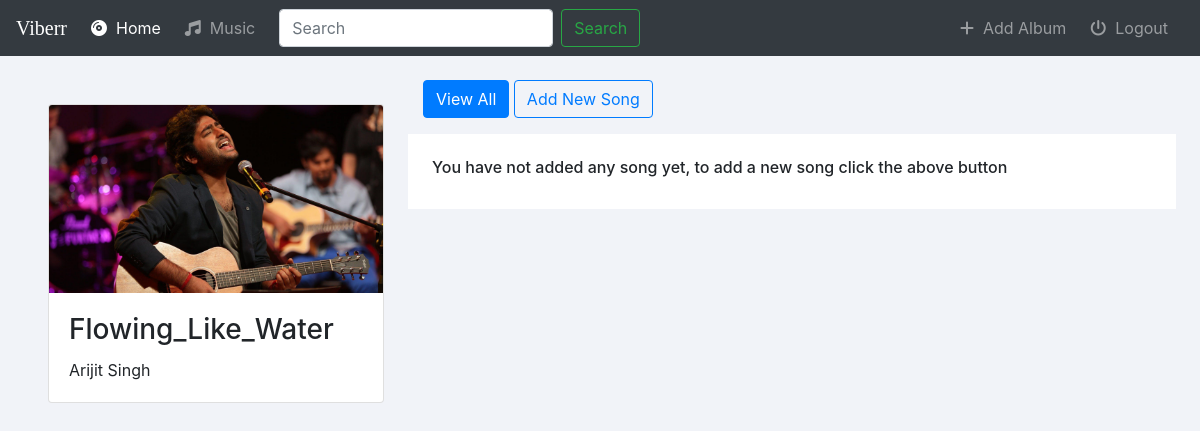
The page /music/4/ on the database as committed earlier.
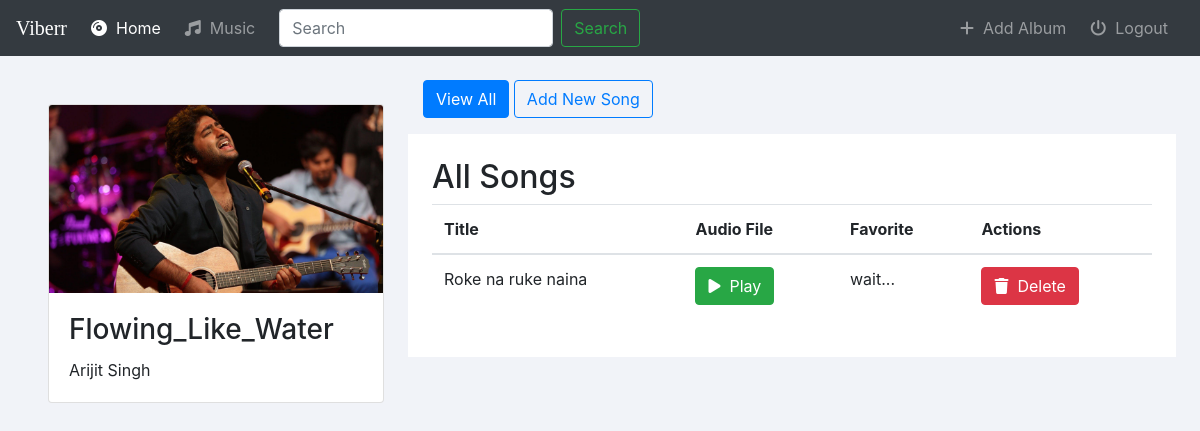
The same page on the database as committed later.
### music/models.py (models this page shows, shortened)
class Song(models.Model):
    album = models.ForeignKey(Album, on_delete=models.CASCADE)
    audio_file = models.FileField(upload_to='music/songs',default='')
    song_title = models.CharField(max_length=250)
    is_favorite = models.BooleanField(default=False)

### music/views.py (the view)
# urls.py: path('<int:pk>/', views.detail, name="detail"),
def detail(request,pk):
    album = Album.objects.filter(id=pk)
    return render(request,'music/detail.html',{'album':album[0]})

### music/templates/music/detail.html (shortened to what this page needs)
{% extends 'music/basic.html' %}
{% block body %}
<div class="row m-4">
    <div class="col-md-4 p-4">
        <div class="card">
            <img class="card-img-top" src="{{album.album_logo.url}}" alt="Card image cap">
            <div class="card-body">
                <h3 class="card-title">{{ album.album_title }}</h3>
                <p class="card-text">{{album.artist}}</p>
            </div>
        </div>
    </div>
    <div class="col-md-8">
        <a href="{% url 'music:detail' album.id %}" class="btn btn-primary">View All</a>
        <a href="{% url 'music:add-song' album.id%}" class="btn btn-outline-primary">Add New Song</a>
        {% if album.song_set.count %}
        <div class="row bg-white p-4 mt-3">
            <h2>All Songs</h2>
            <table class="table">
                <thead>
                    <tr>
                        <th scope="col">Title</th>
                        <th scope="col">Audio File</th>
                        <th scope="col">Favorite</th>
                        <th scope="col">Actions</th>
                    </tr>
                </thead>
                <tbody>
                    {% for song in album.song_set.all %}
                    <tr>
                        <td>{{song.song_title}}</td>
                        <td scope="col"><button class="btn btn-success"><i class="fas fa-play"></i>&nbsp; Play</button></td>
                        <td scope="col">wait...</td>
                        <td scope="col"><button class="btn btn-danger"><i class="fas fa-trash"></i>&nbsp; Delete</button></td>
                    </tr>
                    {% endfor %}
                </tbody>
            </table>
        </div>
        {% else %}
        <div class="row bg-white p-4 mt-3">
            <h6>You have not added any song yet, to add a new song click the above button</h6>
        </div>
        {% endif %}
    </div>
</div>
{% endblock %}

Rows that differ between the two databases and show on the page:
added Song: song_title "Roke na ruke naina"
Other text that changed with them:
text no longer shown: "You have not added any song yet, to add a new song click the above button"
text now shown: "All Songs Title Audio File Favorite Actions"
